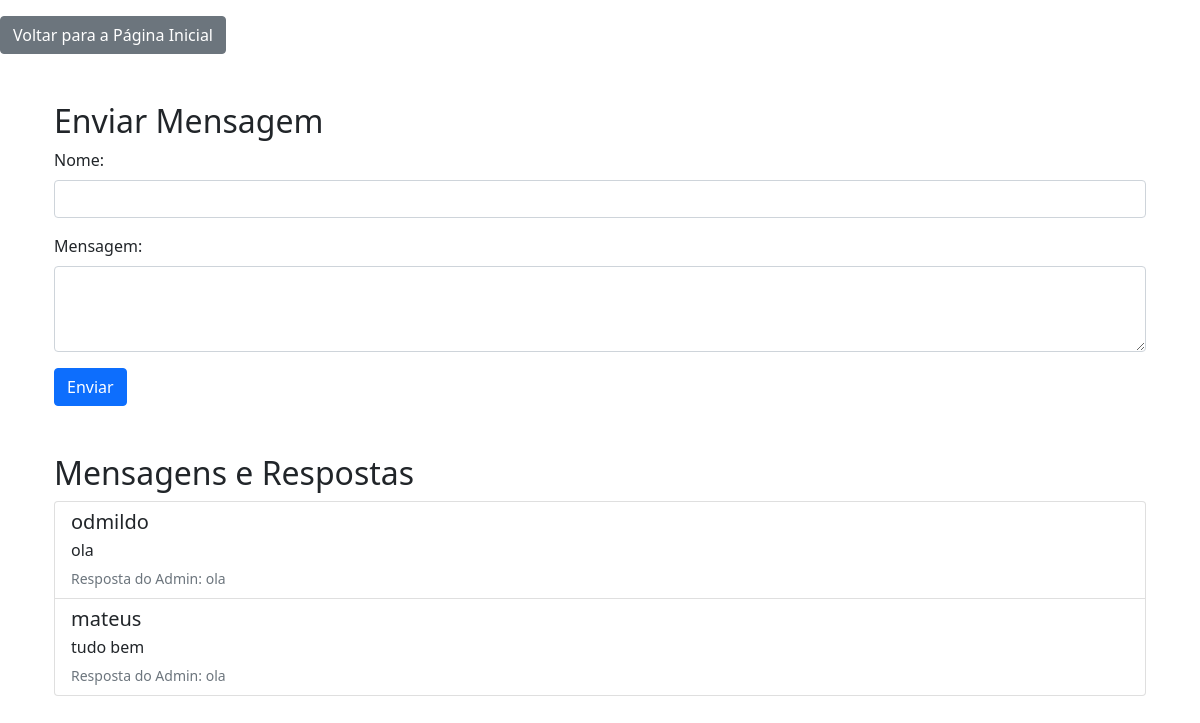
The app's page /roca/mensagem_usuario.php with its own data.
### tables this page shows
CREATE TABLE `mensagens` (
  `id` int(11) NOT NULL,
  `nome` varchar(255) NOT NULL,
  `mensagem` text NOT NULL,
  `resposta` text,
  `criado_em` timestamp NOT NULL DEFAULT CURRENT_TIMESTAMP,
  `destinatario` varchar(255) NOT NULL
);

### roca/mensagem_usuario.php (the view, shortened to what this page needs)
<?php
$host = "localhost";
$usuario = "root";
$senha = "";
$banco = "venda_de_carros";
$conexao = new mysqli($host, $usuario, $senha, $banco);
$query = "SELECT * FROM mensagens";
$resultado = $conexao->query($query);
?>
<!DOCTYPE html>
<html lang="pt-BR">
<head>
    <link rel="stylesheet" href="stylte.css">
    <link href="https://cdn.jsdelivr.net/npm/bootstrap@5.3.3/dist/css/bootstrap.min.css" rel="stylesheet">
    <link rel="stylesheet" href="https://cdnjs.cloudflare.com/ajax/libs/font-awesome/6.0.0-beta3/css/all.min.css">
    <link href="https://maxcdn.bootstrapcdn.com/bootstrap/5.1.3/css/bootstrap.min.css" rel="stylesheet">
</head>
<body>
<a href="carros.php" class="btn btn-secondary mt-3">Voltar para a Página Inicial</a>
    <div class="container mt-5">
        <h2>Enviar Mensagem</h2>
        <form method="post">
            <div class="mb-3">
                <label for="nome" class="form-label">Nome:</label>
                <input type="text" class="form-control" id="nome" name="nome" required>
            </div>
            <div class="mb-3">
                <label for="mensagem" class="form-label">Mensagem:</label>
                <textarea class="form-control" id="mensagem" name="mensagem" rows="3" required></textarea>
            </div>
            <button type="submit" class="btn btn-primary">Enviar</button>
        </form>
        <h2 class="mt-5">Mensagens e Respostas</h2>
        <div class="list-group">
            <?php while ($linha = $resultado->fetch_assoc()): ?>
                <div class="list-group-item">
                    <h5 class="mb-1"><?= htmlspecialchars($linha['nome']) ?></h5>
                    <p class="mb-1"><?= htmlspecialchars($linha['mensagem']) ?></p>
                    <?php if (!empty($linha['resposta'])): ?>
                        <small class="text-muted">Resposta do Admin: <?= htmlspecialchars($linha['resposta']) ?></small>
                    <?php endif; ?>
                </div>
            <?php endwhile; ?>
        </div>
    </div>
</body>
</html>

### roca/stylte.css (style rules this page uses)
body { font-family: Arial, sans-serif; margin: 0; padding: 0; }
button { background-color: #28a745; color: #fff; border: none; padding: 10px 15px; cursor: pointer; }

### records on screen
mensagens: nome "odmildo", mensagem "ola", resposta "ola"
mensagens: nome "mateus", mensagem "tudo bem", resposta "ola"
